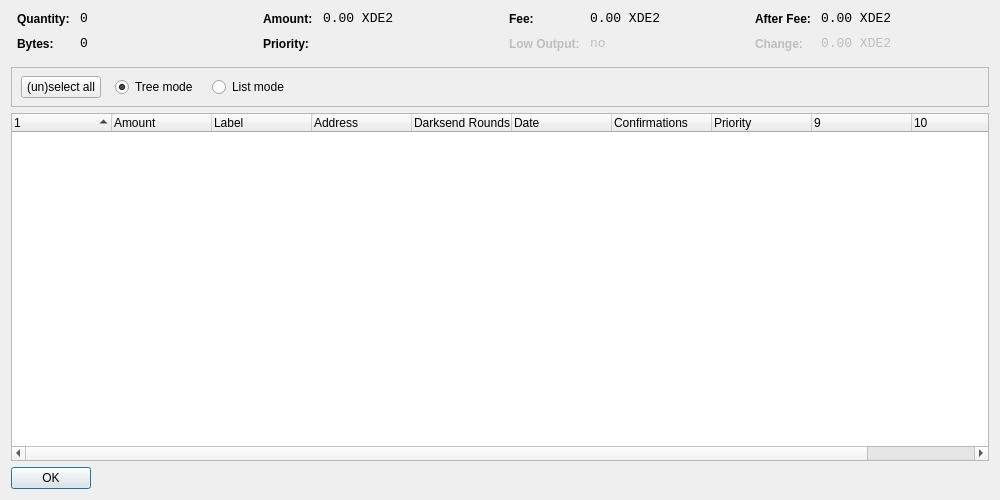
<?xml version="1.0" encoding="UTF-8"?>
<ui version="4.0">
 <class>CoinControlDialog</class>
 <widget class="QDialog" name="CoinControlDialog">
  <property name="geometry">
   <rect>
    <x>0</x>
    <y>0</y>
    <width>1000</width>
    <height>500</height>
   </rect>
  </property>
  <property name="windowTitle">
   <string>Coin Control</string>
  </property>
  <layout class="QVBoxLayout" name="verticalLayout">
   <item>
    <layout class="QHBoxLayout" name="horizontalLayoutTop" stretch="0,0,0,0">
     <property name="topMargin">
      <number>0</number>
     </property>
     <property name="bottomMargin">
      <number>10</number>
     </property>
     <item>
      <layout class="QFormLayout" name="formLayoutCoinControl1">
       <property name="horizontalSpacing">
        <number>10</number>
       </property>
       <property name="verticalSpacing">
        <number>10</number>
       </property>
       <property name="leftMargin">
        <number>6</number>
       </property>
       <property name="rightMargin">
        <number>6</number>
       </property>
       <item row="0" column="0">
        <widget class="QLabel" name="labelCoinControlQuantityText">
         <property name="styleSheet">
          <string notr="true">font-weight:bold;</string>
         </property>
         <property name="text">
          <string>Quantity:</string>
         </property>
        </widget>
       </item>
       <item row="0" column="1">
        <widget class="QLabel" name="labelCoinControlQuantity">
         <property name="font">
          <font>
           <family>Monospace</family>
           <pointsize>10</pointsize>
          </font>
         </property>
         <property name="cursor">
          <cursorShape>IBeamCursor</cursorShape>
         </property>
         <property name="contextMenuPolicy">
          <enum>Qt::ActionsContextMenu</enum>
         </property>
         <property name="text">
          <string notr="true">0</string>
         </property>
         <property name="textInteractionFlags">
          <set>Qt::LinksAccessibleByMouse|Qt::TextSelectableByKeyboard|Qt::TextSelectableByMouse</set>
         </property>
        </widget>
       </item>
       <item row="1" column="0">
        <widget class="QLabel" name="labelCoinControlBytesText">
         <property name="styleSheet">
          <string notr="true">font-weight:bold;</string>
         </property>
         <property name="text">
          <string>Bytes:</string>
         </property>
        </widget>
       </item>
       <item row="1" column="1">
        <widget class="QLabel" name="labelCoinControlBytes">
         <property name="font">
          <font>
           <family>Monospace</family>
           <pointsize>10</pointsize>
          </font>
         </property>
         <property name="cursor">
          <cursorShape>IBeamCursor</cursorShape>
         </property>
         <property name="contextMenuPolicy">
          <enum>Qt::ActionsContextMenu</enum>
         </property>
         <property name="text">
          <string notr="true">0</string>
         </property>
         <property name="textInteractionFlags">
          <set>Qt::LinksAccessibleByMouse|Qt::TextSelectableByKeyboard|Qt::TextSelectableByMouse</set>
         </property>
        </widget>
       </item>
      </layout>
     </item>
     <item>
      <layout class="QFormLayout" name="formLayoutCoinControl2">
       <property name="horizontalSpacing">
        <number>10</number>
       </property>
       <property name="verticalSpacing">
        <number>10</number>
       </property>
       <property name="leftMargin">
        <number>6</number>
       </property>
       <property name="rightMargin">
        <number>6</number>
       </property>
       <item row="0" column="0">
        <widget class="QLabel" name="labelCoinControlAmountText">
         <property name="styleSheet">
          <string notr="true">font-weight:bold;</string>
         </property>
         <property name="text">
          <string>Amount:</string>
         </property>
        </widget>
       </item>
       <item row="0" column="1">
        <widget class="QLabel" name="labelCoinControlAmount">
         <property name="font">
          <font>
           <family>Monospace</family>
           <pointsize>10</pointsize>
          </font>
         </property>
         <property name="cursor">
          <cursorShape>IBeamCursor</cursorShape>
         </property>
         <property name="contextMenuPolicy">
          <enum>Qt::ActionsContextMenu</enum>
         </property>
         <property name="text">
          <string notr="true">0.00 XDE2</string>
         </property>
         <property name="textInteractionFlags">
          <set>Qt::LinksAccessibleByMouse|Qt::TextSelectableByKeyboard|Qt::TextSelectableByMouse</set>
         </property>
        </widget>
       </item>
       <item row="1" column="0">
        <widget class="QLabel" name="labelCoinControlPriorityText">
         <property name="styleSheet">
          <string notr="true">font-weight:bold;</string>
         </property>
         <property name="text">
          <string>Priority:</string>
         </property>
        </widget>
       </item>
       <item row="1" column="1">
        <widget class="QLabel" name="labelCoinControlPriority">
         <property name="font">
          <font>
           <family>Monospace</family>
           <pointsize>10</pointsize>
          </font>
         </property>
         <property name="cursor">
          <cursorShape>IBeamCursor</cursorShape>
         </property>
         <property name="contextMenuPolicy">
          <enum>Qt::ActionsContextMenu</enum>
         </property>
         <property name="text">
          <string/>
         </property>
         <property name="textInteractionFlags">
          <set>Qt::LinksAccessibleByMouse|Qt::TextSelectableByKeyboard|Qt::TextSelectableByMouse</set>
         </property>
        </widget>
       </item>
      </layout>
     </item>
     <item>
      <layout class="QFormLayout" name="formLayoutCoinControl3">
       <property name="horizontalSpacing">
        <number>10</number>
       </property>
       <property name="verticalSpacing">
        <number>10</number>
       </property>
       <property name="leftMargin">
        <number>6</number>
       </property>
       <property name="rightMargin">
        <number>6</number>
       </property>
       <item row="0" column="0">
        <widget class="QLabel" name="labelCoinControlFeeText">
         <property name="styleSheet">
          <string notr="true">font-weight:bold;</string>
         </property>
         <property name="text">
          <string>Fee:</string>
         </property>
        </widget>
       </item>
       <item row="0" column="1">
        <widget class="QLabel" name="labelCoinControlFee">
         <property name="font">
          <font>
           <family>Monospace</family>
           <pointsize>10</pointsize>
          </font>
         </property>
         <property name="cursor">
          <cursorShape>IBeamCursor</cursorShape>
         </property>
         <property name="contextMenuPolicy">
          <enum>Qt::ActionsContextMenu</enum>
         </property>
         <property name="text">
          <string notr="true">0.00 XDE2</string>
         </property>
         <property name="textInteractionFlags">
          <set>Qt::LinksAccessibleByMouse|Qt::TextSelectableByKeyboard|Qt::TextSelectableByMouse</set>
         </property>
        </widget>
       </item>
       <item row="1" column="0">
        <widget class="QLabel" name="labelCoinControlLowOutputText">
         <property name="enabled">
          <bool>false</bool>
         </property>
         <property name="styleSheet">
          <string notr="true">font-weight:bold;</string>
         </property>
         <property name="text">
          <string>Low Output:</string>
         </property>
        </widget>
       </item>
       <item row="1" column="1">
        <widget class="QLabel" name="labelCoinControlLowOutput">
         <property name="enabled">
          <bool>false</bool>
         </property>
         <property name="font">
          <font>
           <family>Monospace</family>
           <pointsize>10</pointsize>
          </font>
         </property>
         <property name="cursor">
          <cursorShape>IBeamCursor</cursorShape>
         </property>
         <property name="contextMenuPolicy">
          <enum>Qt::ActionsContextMenu</enum>
         </property>
         <property name="text">
          <string notr="true">no</string>
         </property>
         <property name="textInteractionFlags">
          <set>Qt::LinksAccessibleByMouse|Qt::TextSelectableByKeyboard|Qt::TextSelectableByMouse</set>
         </property>
        </widget>
       </item>
      </layout>
     </item>
     <item>
      <layout class="QFormLayout" name="formLayoutCoinControl4">
       <property name="horizontalSpacing">
        <number>10</number>
       </property>
       <property name="verticalSpacing">
        <number>10</number>
       </property>
       <property name="leftMargin">
        <number>6</number>
       </property>
       <property name="rightMargin">
        <number>6</number>
       </property>
       <item row="0" column="0">
        <widget class="QLabel" name="labelCoinControlAfterFeeText">
         <property name="styleSheet">
          <string notr="true">font-weight:bold;</string>
         </property>
         <property name="text">
          <string>After Fee:</string>
         </property>
        </widget>
       </item>
       <item row="0" column="1">
        <widget class="QLabel" name="labelCoinControlAfterFee">
         <property name="font">
          <font>
           <family>Monospace</family>
           <pointsize>10</pointsize>
          </font>
         </property>
         <property name="cursor">
          <cursorShape>IBeamCursor</cursorShape>
         </property>
         <property name="contextMenuPolicy">
          <enum>Qt::ActionsContextMenu</enum>
         </property>
         <property name="text">
          <string notr="true">0.00 XDE2</string>
         </property>
         <property name="textInteractionFlags">
          <set>Qt::LinksAccessibleByMouse|Qt::TextSelectableByKeyboard|Qt::TextSelectableByMouse</set>
         </property>
        </widget>
       </item>
       <item row="1" column="0">
        <widget class="QLabel" name="labelCoinControlChangeText">
         <property name="enabled">
          <bool>false</bool>
         </property>
         <property name="styleSheet">
          <string notr="true">font-weight:bold;</string>
         </property>
         <property name="text">
          <string>Change:</string>
         </property>
        </widget>
       </item>
       <item row="1" column="1">
        <widget class="QLabel" name="labelCoinControlChange">
         <property name="enabled">
          <bool>false</bool>
         </property>
         <property name="font">
          <font>
           <family>Monospace</family>
           <pointsize>10</pointsize>
          </font>
         </property>
         <property name="cursor">
          <cursorShape>IBeamCursor</cursorShape>
         </property>
         <property name="contextMenuPolicy">
          <enum>Qt::ActionsContextMenu</enum>
         </property>
         <property name="text">
          <string notr="true">0.00 XDE2</string>
         </property>
         <property name="textInteractionFlags">
          <set>Qt::LinksAccessibleByMouse|Qt::TextSelectableByKeyboard|Qt::TextSelectableByMouse</set>
         </property>
        </widget>
       </item>
      </layout>
     </item>
    </layout>
   </item>
   <item>
    <widget class="QFrame" name="frame">
     <property name="minimumSize">
      <size>
       <width>0</width>
       <height>40</height>
      </size>
     </property>
     <property name="frameShape">
      <enum>QFrame::StyledPanel</enum>
     </property>
     <property name="frameShadow">
      <enum>QFrame::Sunken</enum>
     </property>
     <widget class="QWidget" name="horizontalLayoutWidget">
      <property name="geometry">
       <rect>
        <x>10</x>
        <y>0</y>
        <width>781</width>
        <height>41</height>
       </rect>
      </property>
      <layout class="QHBoxLayout" name="horizontalLayoutPanel" stretch="0,0,0,0,0">
       <property name="spacing">
        <number>14</number>
       </property>
       <item>
        <widget class="QPushButton" name="pushButtonSelectAll">
         <property name="sizePolicy">
          <sizepolicy hsizetype="Maximum" vsizetype="Fixed">
           <horstretch>0</horstretch>
           <verstretch>0</verstretch>
          </sizepolicy>
         </property>
         <property name="text">
          <string>(un)select all</string>
         </property>
        </widget>
       </item>
       <item>
        <widget class="QRadioButton" name="radioTreeMode">
         <property name="sizePolicy">
          <sizepolicy hsizetype="Maximum" vsizetype="Fixed">
           <horstretch>0</horstretch>
           <verstretch>0</verstretch>
          </sizepolicy>
         </property>
         <property name="text">
          <string>Tree mode</string>
         </property>
         <property name="checked">
          <bool>true</bool>
         </property>
        </widget>
       </item>
       <item>
        <widget class="QRadioButton" name="radioListMode">
         <property name="sizePolicy">
          <sizepolicy hsizetype="Maximum" vsizetype="Fixed">
           <horstretch>0</horstretch>
           <verstretch>0</verstretch>
          </sizepolicy>
         </property>
         <property name="text">
          <string>List mode</string>
         </property>
        </widget>
       </item>
       <item>
        <spacer name="horizontalSpacer">
         <property name="orientation">
          <enum>Qt::Horizontal</enum>
         </property>
         <property name="sizeHint" stdset="0">
          <size>
           <width>40</width>
           <height>20</height>
          </size>
         </property>
        </spacer>
       </item>
      </layout>
     </widget>
    </widget>
   </item>
   <item>
    <widget class="CoinControlTreeWidget" name="treeWidget">
     <property name="contextMenuPolicy">
      <enum>Qt::CustomContextMenu</enum>
     </property>
     <property name="sortingEnabled">
      <bool>false</bool>
     </property>
     <property name="columnCount">
      <number>11</number>
     </property>
     <attribute name="headerShowSortIndicator" stdset="0">
      <bool>true</bool>
     </attribute>
     <attribute name="headerStretchLastSection">
      <bool>false</bool>
     </attribute>
     <column>
      <property name="text">
       <string/>
      </property>
     </column>
     <column>
      <property name="text">
       <string>Amount</string>
      </property>
     </column>
     <column>
      <property name="text">
       <string>Label</string>
      </property>
     </column>
     <column>
      <property name="text">
       <string>Address</string>
      </property>
     </column>
     <column>
      <property name="text">
       <string>Darksend Rounds</string>
      </property>
    </column>
     <column>
      <property name="text">
       <string>Date</string>
      </property>
     </column>
     <column>
      <property name="text">
       <string>Confirmations</string>
      </property>
      <property name="toolTip">
       <string>Confirmed</string>
      </property>
     </column>
     <column>
      <property name="text">
       <string>Priority</string>
      </property>
     </column>
     <column>
      <property name="text">
       <string/>
      </property>
     </column>
     <column>
      <property name="text">
       <string/>
      </property>
     </column>
     <column>
      <property name="text">
       <string/>
      </property>
     </column>
     <column>
      <property name="text">
       <string/>
      </property>
     </column>
    </widget>
   </item>
   <item>
    <widget class="QDialogButtonBox" name="buttonBox">
     <property name="sizePolicy">
      <sizepolicy hsizetype="Maximum" vsizetype="Fixed">
       <horstretch>0</horstretch>
       <verstretch>0</verstretch>
      </sizepolicy>
     </property>
     <property name="orientation">
      <enum>Qt::Horizontal</enum>
     </property>
     <property name="standardButtons">
      <set>QDialogButtonBox::Ok</set>
     </property>
    </widget>
   </item>
  </layout>
 </widget>
 <customwidgets>
  <customwidget>
   <class>CoinControlTreeWidget</class>
   <extends>QTreeWidget</extends>
   <header>coincontroltreewidget.h</header>
  </customwidget>
 </customwidgets>
 <resources/>
 <connections/>
</ui>
